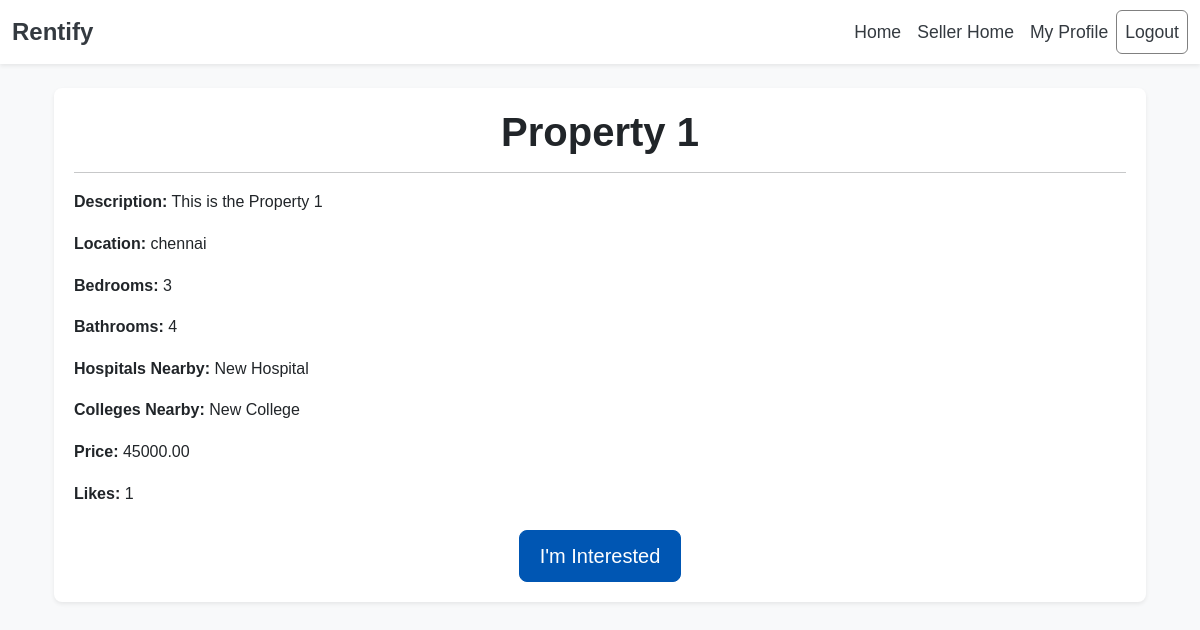
Screenshot of /property/1/ (signed in) with the database file from the repository.
### listings/models.py (models this page shows, shortened)
class Property(models.Model):
    user = models.ForeignKey(User, on_delete=models.CASCADE)
    title = models.CharField(max_length=100)
    description = models.TextField()
    place = models.CharField(max_length=100)
    area = models.DecimalField(max_digits=10, decimal_places=2)
    bedrooms = models.IntegerField()
    bathrooms = models.IntegerField()
    hospitals_nearby = models.CharField(max_length=100)
    colleges_nearby = models.CharField(max_length=100)
    price = models.DecimalField(max_digits=10, decimal_places=2)
    likes = models.ManyToManyField(User, related_name='liked_properties', blank=True, default=None)
    booked_by = models.OneToOneField(User, related_name='booked_property', null=True, blank=True, on_delete=models.SET_NULL)
    created_at = models.DateTimeField(auto_now_add=True)

### listings/views.py (the view)
# urls.py: path('property/<int:pk>/', views.property_detail, name='property_detail'),
@login_required
def property_detail(request, pk):
    property = get_object_or_404(Property, pk=pk)
    liked = False
    if request.user.is_authenticated:
        liked = property.likes.filter(id=request.user.id).exists()
    return render(request, 'property_detail.html', {'property': property, 'liked': liked})

### templates/property_detail.html
{% extends 'base.html' %}
{% block content %}
<div class="container mt-4">
    <div class="card shadow-sm">
        <div class="card-body">
            <h1 class="card-title text-center">{{ property.title }}</h1>
            <hr>
            <p class="card-text"><strong>Description:</strong> {{ property.description }}</p>
            <p class="card-text"><strong>Location:</strong> {{ property.place }}</p>
            <p class="card-text"><strong>Bedrooms:</strong> {{ property.bedrooms }}</p>
            <p class="card-text"><strong>Bathrooms:</strong> {{ property.bathrooms }}</p>
            <p class="card-text"><strong>Hospitals Nearby:</strong> {{ property.hospitals_nearby }}</p>
            <p class="card-text"><strong>Colleges Nearby:</strong> {{ property.colleges_nearby }}</p>
            <p class="card-text"><strong>Price:</strong> {{ property.price }}</p>
            <p class="card-text"><strong>Likes:</strong> {{ property.likes.count }}</p>
            {% if user.is_authenticated %}
                <div class="d-flex justify-content-center mt-4">
                    <a href="{% url 'property_interest' property.pk %}" class="btn btn-primary btn-lg">I'm Interested</a>
                </div>
            {% else %}
                <p class="text-muted text-center mt-4">Login to express interest in this property.</p>
            {% endif %}
        </div>
    </div>
</div>
{% endblock %}

### static/css/styles.css (style rules this page uses)
body { background-color: #f8f9fa; font-family: 'Arial', sans-serif; color: #343a40; line-height: 1.6; }
.card { border-radius: 8px; box-shadow: 0 4px 10px rgba(0, 0, 0, 0.1); border: none; margin-bottom: 20px; background-color: #ffffff; padding: 4px; transition: transform 0.3s ease, box-shadow 0.3s ease; }
h1, h2, h3, h4, h5, h6 { font-family: 'Arial', sans-serif; color: #343a40; margin-bottom: 20px; }
h1 { font-size: 2.5rem; font-weight: bold; }
a { color: #0056b3; text-decoration: none; transition: color 0.3s ease; }
.btn-primary { background-color: #0056b3; border-color: #0056b3; transition: background-color 0.3s ease, border-color 0.3s ease; }
.btn-lg { padding: 10px 20px; font-size: 1.25rem; }

### rows the page displays
Property: title "Property 1", description "This is the Property 1", place "chennai", bedrooms "3", bathrooms "4", hospitals_nearby "New Hospital", colleges_nearby "New College", price "45000.00", likes.count "1"
